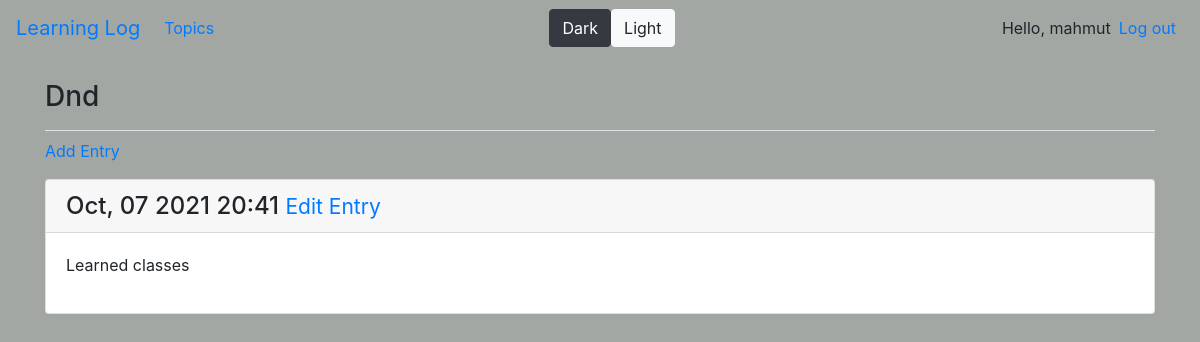
The page /topics/3/ (signed in) on the database its author committed.
### learning_logs/models.py (models this page shows, shortened)
class Topic(models.Model):
    text = models.CharField(max_length=200)
    date_added = models.DateTimeField(auto_now_add=True)
    owner = models.ForeignKey(User, on_delete=models.CASCADE)
    public = models.BooleanField(default=True)
    def __str__(self):
        return self.text.title()

class Entry(models.Model):
    topic = models.ForeignKey(Topic, on_delete=models.CASCADE)
    text = models.TextField()
    date_added = models.DateTimeField(auto_now_add=True)
    public = models.BooleanField(default=True)
    class Meta:
        verbose_name_plural = 'entries'

### learning_logs/views.py (the view)
# urls.py: path('topics/<int:topic_id>/', views.topic, name="topic"),
def topic(request, topic_id):
    topic = get_object_or_404(Topic, id=topic_id)
    if topic.owner != request.user:
        raise Http404
    entries = topic.entry_set.order_by("-date_added")
    context = {'topic': topic, 'entries': entries}
    return render(request, 'learning_logs/topic.html', context)

### learning_logs/templates/learning_logs/topic.html
{% extends 'learning_logs/base.html' %}
{% load humanize %}
{% block page_header %}
    <h3>{{topic}}</h3>
{% endblock page_header %}
{% block content %}
    <p>
        <a href="{% url 'learning_logs:new_entry' topic.id %}">Add Entry  </a>
    </p>
    {% for entry in entries %}
        <div class="card mb-3">
            <h4 class="card-header">
                {{ entry.date_added|date:'M, d Y H:i' }}
                <small>
                    <a href="{% url 'learning_logs:edit_entry' entry.id %}">Edit Entry</a>
                </small>
            </h4>
            <div class="card-body">
                {{entry.text|linebreaks}}
            </div>
        </div>
    {% empty %}
        <p>There are no entries for this topic yet.</p>
    {% endfor %}
{% endblock content %}

### learning_logs/templates/learning_logs/base.html (shortened to what this page needs)
{% load bootstrap4 %}
{% load static %}
<!DOCTYPE html>
<html lang="en">
<head>
    {% bootstrap_css %}
    <link id="myStyleSheet" rel="stylesheet" type="text/css" href="{% static 'learning_logs/dark.css' %}">
</head>
<body>
        <nav class="navbar navbar-expand-md mb-4 ">
        <a class="navbar-brand" href="{% url 'learning_logs:index'%}">
         Learning Log</a>
        <div class="collapse navbar-collapse" id="navbarCollapse">
            <ul class="navbar-nav mr-auto">
                <li class="nav-item">
                    <a href="{% url 'learning_logs:topics' %}" class="nav-link">Topics
                    </a>
                </li>
            </ul>
            <ul class="navbar-nav mx-auto">
            <button class="btn btn-dark" onclick="swapStyle(dark)">Dark</button>
            <button class="btn btn-light" onclick="swapStyle(light)">Light</button>
            </ul>
            <ul class="navbar-nav ml-auto">
                {% if user.is_authenticated %}
                    <li class="nav-item">
                        <span class="navbar-text">Hello, {{user.username}}</span>
                    </li>
                    <li class="nav-item">
                        <a href="{% url 'users:logout' %}" class="nav-link">Log out</a>
                    </li>
                {% endif %}
            </ul>
        </div>
    </nav>
    <main role="main" class="container">
        <div class="pb-2 mb-2 border-bottom">
            {% block page_header %}{% endblock page_header %}
        </div>
        <div>
            {% block content %}{% endblock content %}
        </div>
    </main>
</body>
</html>

### learning_logs/static/learning_logs/dark.css (style rules this page uses)
.nav-item { color: #000; }
body { background-color:rgb(15, 78, 78); color: blanchedalmond; }
nav { background-color: gray; }
h1, h2, h3, h4, h5, h6 { color: blanchedalmond; }
.card-body { color: blanchedalmond; }
a { color: blanchedalmond; }

### learning_logs/static/learning_logs/light.css (style rules this page uses)
body { background-color: rgb(163, 167, 163); }

### rows shown on the page
Topic: text "Dnd"
Entry: date_added "Oct, 07 2021 20:41", text "Learned classes"

### other values the page prints
{{ user.username }} "mahmut"
